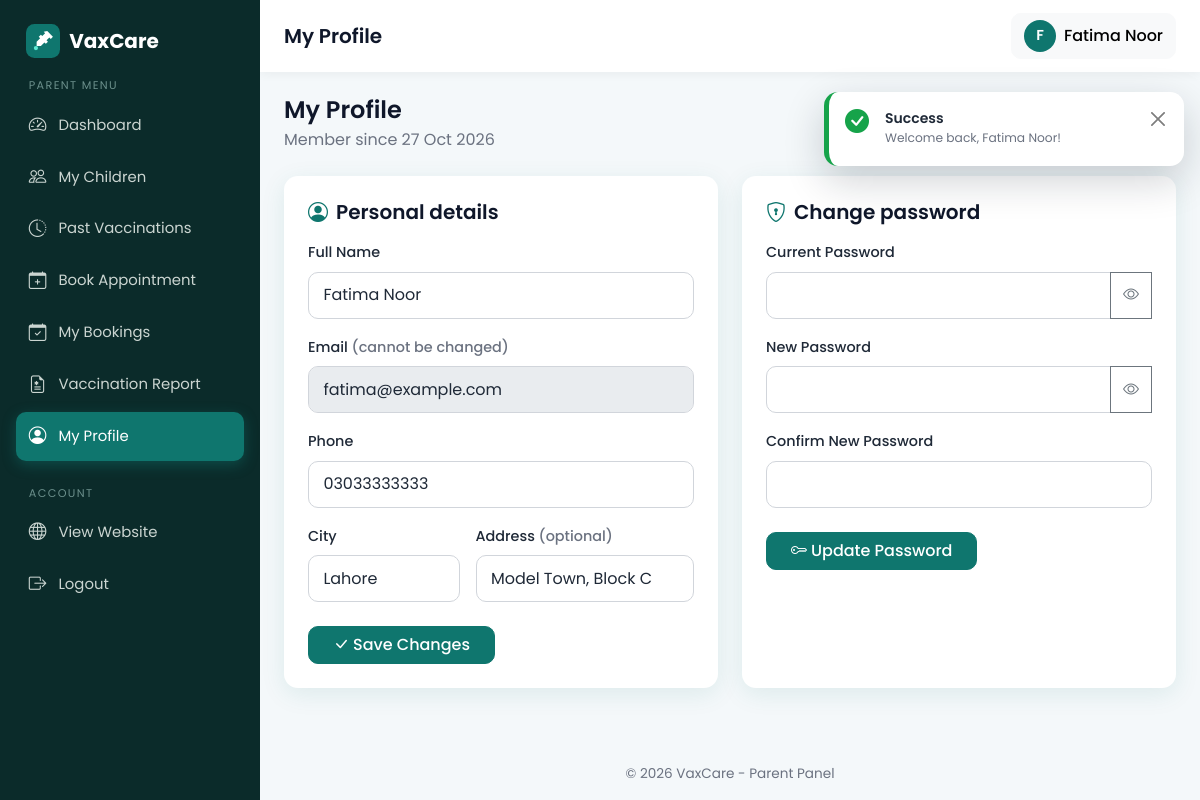
Screenshot of /parent/profile.php (signed in) with the database file from the repository.
### tables this page shows
CREATE TABLE users (
  id INT AUTO_INCREMENT PRIMARY KEY,
  name VARCHAR(100) NOT NULL,
  email VARCHAR(120) NOT NULL UNIQUE,
  password VARCHAR(255) NOT NULL,           
  phone VARCHAR(20),
  role ENUM('admin','parent','hospital') NOT NULL,
  status ENUM('active','pending','disabled') NOT NULL DEFAULT 'active',   
  failed_logins INT NOT NULL DEFAULT 0,                                   
  locked_until DATETIME NULL,                                             
  city VARCHAR(80) NULL,                                                  
  address VARCHAR(255) NULL,                                              
  created_at TIMESTAMP DEFAULT CURRENT_TIMESTAMP
);

### parent/profile.php (the view, shortened to what this page needs)
<?php
require_once __DIR__ . '/../config/db.php';
$userId = (int)$_SESSION['user_id'];
$stmt = $pdo->prepare('SELECT name, email, phone, city, address, created_at FROM users WHERE id = ?');
$stmt->execute([$userId]);
$user = $stmt->fetch();
$form = [
    'name'    => $user['name'],
    'phone'   => $user['phone'],
    'city'    => (string)$user['city'],
    'address' => (string)$user['address'],
];
require_once __DIR__ . '/../includes/parent_header.php';
?>
<div class="mb-4">
  <h4 class="mb-1">My Profile</h4>
  <p class="text-muted mb-0">Member since <?= format_date($user['created_at']) ?></p>
</div>
<div class="row g-4">
  <div class="col-lg-6">
    <div class="card h-100">
      <div class="card-body p-4">
        <h5 class="mb-3"><i class="bi bi-person-circle me-2 text-primary"></i>Personal details</h5>
        <form method="post" class="needs-validation" novalidate>
          <div class="mb-3">
            <label for="name" class="form-label">Full Name</label>
            <input type="text" class="form-control" id="name" name="name" value="<?= e($form['name']) ?>" minlength="3" maxlength="100" required>
          </div>
          <div class="mb-3">
            <label for="email" class="form-label">Email <span class="text-muted">(cannot be changed)</span></label>
            <input type="email" class="form-control" id="email" value="<?= e($user['email']) ?>" disabled>
          </div>
          <div class="mb-3">
            <label for="phone" class="form-label">Phone</label>
            <input type="tel" class="form-control" id="phone" name="phone" value="<?= e($form['phone']) ?>" pattern="[0-9+\-\s]{10,15}" required>
          </div>
          <div class="row g-3 mb-4">
            <div class="col-md-5">
              <label for="city" class="form-label">City</label>
              <input type="text" class="form-control" id="city" name="city" value="<?= e($form['city']) ?>" minlength="2" maxlength="80" required>
            </div>
            <div class="col-md-7">
              <label for="address" class="form-label">Address <span class="text-muted">(optional)</span></label>
              <input type="text" class="form-control" id="address" name="address" value="<?= e($form['address']) ?>" maxlength="255">
            </div>
          </div>
          <button type="submit" class="btn btn-primary px-4"><i class="bi bi-check-lg me-1"></i>Save Changes</button>
        </form>
      </div>
    </div>
  </div>
  <div class="col-lg-6">
    <div class="card h-100">
      <div class="card-body p-4">
        <h5 class="mb-3"><i class="bi bi-shield-lock me-2 text-primary"></i>Change password</h5>
        <form method="post" class="needs-validation" novalidate>
          <div class="mb-3">
            <label for="current_password" class="form-label">Current Password</label>
            <div class="input-group">
              <input type="password" class="form-control" id="current_password" name="current_password" required>
              <button class="btn btn-outline-secondary" type="button" data-toggle-password="#current_password" aria-label="Show password"><i class="bi bi-eye"></i></button>
            </div>
          </div>
          <div class="mb-3">
            <label for="password" class="form-label">New Password</label>
            <div class="input-group">
              <input type="password" class="form-control" id="password" name="password" minlength="6" required>
              <button class="btn btn-outline-secondary" type="button" data-toggle-password="#password" aria-label="Show password"><i class="bi bi-eye"></i></button>
            </div>
          </div>
          <div class="mb-4">
            <label for="confirm_password" class="form-label">Confirm New Password</label>
            <input type="password" class="form-control" id="confirm_password" name="confirm_password" required>
          </div>
          <button type="submit" class="btn btn-primary px-4"><i class="bi bi-key me-1"></i>Update Password</button>
        </form>
      </div>
    </div>
  </div>
</div>
<?php require_once __DIR__ . '/../includes/parent_footer.php'; ?>

### assets/css/style.css (style rules this page uses)
:root { --brand: #0f766e; --brand-dark: #115e59; --brand-light: #ccfbf1; --accent: #2563eb; --bg: #f4f8fa; --text: #1f2937; --muted: #6b7280; --radius: 14px; --shadow: 0 6px 24px rgba(15, 118, 110, 0.10); --bs-primary: #0f766e; --bs-primary-rgb: 15, 118, 110; --bs-link-color: #0f766e; --bs-link-hover-color: #115e59; --bs-body-font-family: 'Poppins', system-ui, sans-serif; --bs-body-color: var(--text); }
html { scroll-behavior: smooth; }
body { font-family: 'Poppins', system-ui, sans-serif; background: var(--bg); color: var(--text); min-height: 100vh; display: flex; flex-direction: column; }
h1, h2, h3, h4, h5, h6 { font-weight: 600; color: #0f172a; }
.text-muted { color: var(--muted) !important; }
.btn { border-radius: 10px; font-weight: 500; transition: all .2s ease; }
.btn-primary { --bs-btn-bg: var(--brand); --bs-btn-border-color: var(--brand); --bs-btn-hover-bg: var(--brand-dark); --bs-btn-hover-border-color: var(--brand-dark); --bs-btn-active-bg: var(--brand-dark); --bs-btn-active-border-color: var(--brand-dark); --bs-btn-disabled-bg: var(--brand); --bs-btn-disabled-border-color: var(--brand); }
.card { border: 0; border-radius: var(--radius); box-shadow: var(--shadow); }
.form-control, .form-select { border-radius: 10px; padding: .65rem .9rem; border: 1px solid #d1d5db; }
.form-label { font-weight: 500; font-size: .9rem; }
body.admin-body { display: block; background: var(--bg); }
:root { --bs-primary-bg-subtle: #ccfbf1; --bs-primary-text-emphasis: #0f766e; }
html { scroll-padding-top: 80px; }

### rows the page displays
users: created_at "27 Oct 2026", name "Fatima Noor", email "fatima@example.com", phone "03033333333", city "Lahore", address "Model Town, Block C"

### other values shown
APP_NAME "VaxCare"
$label "Dashboard"
$label "My Children"
$label "Past Vaccinations"
$label "Book Appointment"
$label "My Bookings"
$label "Vaccination Report"
$label "My Profile"
$pageTitle "My Profile"
mb_strtoupper(mb_substr($_SESSION['name'] ?? 'P', 0, 1)) "F"
$_SESSION['name'] "Fatima Noor"
$title "Success"
$flash['message'] "Welcome back, Fatima Noor!"
